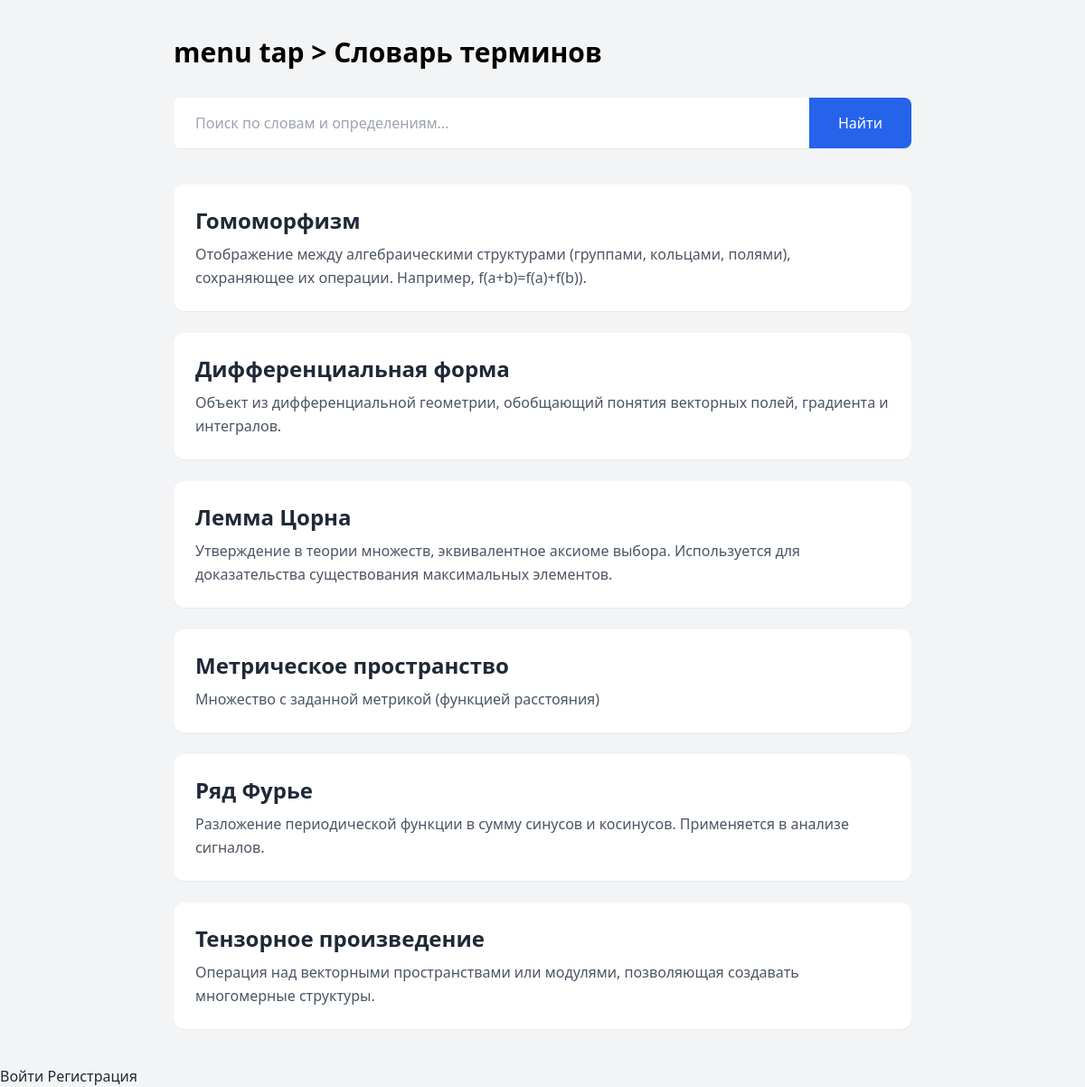
Page /dictionary/ on the committed database.
### core/models.py (models this page shows, shortened)
class DictionaryEntry(models.Model):
    word = models.CharField('Слово', max_length=100, unique=True)
    definition = models.TextField('Определение')
    created_at = models.DateTimeField(auto_now_add=True)

### core/views.py (the view)
# urls.py: path('dictionary/', DictionaryView.as_view(), name='dictionary-list'),
class DictionaryView(ListView):
    model = DictionaryEntry
    template_name = 'dictionary/dictionary.html'
    context_object_name = 'entries'
    paginate_by = 20
    ordering = ['word']
    def get_queryset(self):
        queryset = super().get_queryset()
        query = self.request.GET.get('q')
        if query:
            query = query.strip()
            return queryset.filter(
                Q(word__icontains=query) |
                Q(definition__icontains=query)
            ).order_by('word')
        return queryset

### core/templates/dictionary/dictionary.html (shortened to what this page needs)
{% extends 'base.html' %}
{% block content %}
<div class="max-w-6xl mx-auto p-4">
    <div class="flex justify-between items-center mb-8">
        <h1 class="text-3xl font-bold text-black">
  <a href="{% url 'home' %}" class="color-black hover:text-gray-300 transition-colors duration-300">menu tap</a> &gt; Словарь терминов
</h1>
    </div>
    <form class="mb-10 bg-white rounded-lg shadow-sm" method="get">
        <div class="flex items-center">
            <input type="text"
                   name="q"
                   placeholder="Поиск по словам и определениям..."
                   class="flex-1 px-6 py-4 border-0 rounded-l-lg focus:ring-2 focus:ring-blue-400"
                   value="{{ request.GET.q }}">
            <button type="submit"
                    class="px-8 py-4 bg-blue-600 text-white rounded-r-lg hover:bg-blue-700 transition-colors">
                Найти
            </button>
        </div>
    </form>
    <div class="space-y-6">
        {% for entry in entries %}
            <div class="group bg-white rounded-xl shadow-sm hover:shadow-md transition-shadow duration-200">
                <div class="p-6">
                    <div class="flex justify-between items-start">
                        <div class="flex-1">
                            <h2 class="text-2xl font-bold text-gray-800 mb-2">{{ entry.word }}</h2>
                            <p class="text-gray-600 leading-relaxed">{{ entry.definition }}</p>
                        </div>
                    </div>
                </div>
            </div>
        {% empty %}
            <div class="p-8 text-center bg-white rounded-xl">
                <p class="text-gray-500 text-lg">По вашему запросу ничего не найдено</p>
            </div>
        {% endfor %}
    </div>
</div>
{% endblock %}

### rows in the picture
DictionaryEntry: word "Гомоморфизм", definition "Отображение между алгебраическими структурами (группами, кольцами, полями), сохраняющее их операции. Например, f(a+b)=f(a)+f(b))."
DictionaryEntry: word "Дифференциальная форма", definition "Объект из дифференциальной геометрии, обобщающий понятия векторных полей, градиента и интегралов."
DictionaryEntry: word "Лемма Цорна", definition "Утверждение в теории множеств, эквивалентное аксиоме выбора. Используется для доказательства существования максимальных элементов."
DictionaryEntry: word "Метрическое пространство", definition "Множество с заданной метрикой (функцией расстояния)"
DictionaryEntry: word "Ряд Фурье", definition "Разложение периодической функции в сумму синусов и косинусов. Применяется в анализе сигналов."
DictionaryEntry: word "Тензорное произведение", definition "Операция над векторными пространствами или модулями, позволяющая создавать многомерные структуры."
